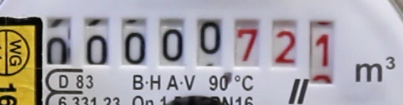
#> input picture Pres/counter.png, 403 x 105 px, found by its file name
$ python VideoFeedTest1.py   (older library calls are emulated)
#> lines starting #> are read from the running program, lines starting #| are printed output that depends on the picture; after the words box and inside, x2 and y2 are one past the last pixel; in counts of white or black regions, pixels touching at a corner belong together
import numpy as np
import cv2
import datetime

cap = cv2.VideoCapture(0) # my webcam

template = cv2.imread('counter.png',0)
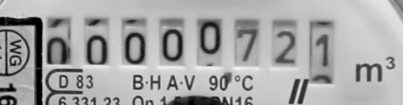
#> template: shape (105, 403); min 0, max 248, mean 165.4
template2 = cv2.imread('6OClock.png', 0)
template3 = cv2.imread('12OClock.png', 0)
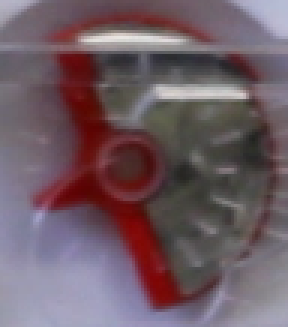
#> input picture Pres/12OClock.png, 96 x 109 px, found by its file name (shown 3 times larger)
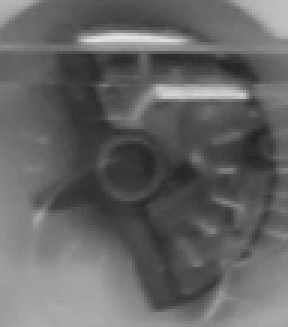
#> template3: shape (109, 96) (shown 3 times larger); min 34, max 231, mean 101
template4 = cv2.imread('3OClock.png', 0)
template5 = cv2.imread('9OClock.png', 0)

while(True):
    ret, frame = cap.read()
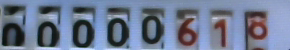
#> input picture Pres/test_numbersGainz.png, 290 x 50 px, given in place of the camera
#> frame is the input picture: shape (50, 290, 3); mean B, G, R 144.5, 120.5, 108.9
    img_gray = cv2.cvtColor(frame, cv2.COLOR_BGR2GRAY)
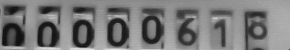
#> img_gray: shape (50, 290); min 15, max 226, mean 119.8

#Counter
    w, h = template.shape[::-1]
#> w = 403; h = 105

    res = cv2.matchTemplate(img_gray,template,cv2.TM_CCOEFF_NORMED)
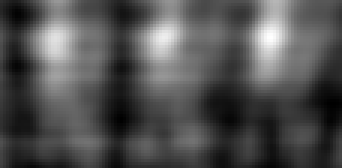
#> res: shape (56, 114) float32 (shown 3 times larger); min -0.123, max 0.413, mean 0.0466; drawn with min black and max white
    threshold = 0.4
    loc = np.where( res >= threshold)
#> loc = ([11, 11, 12, 12, 13, 13], [89, 90, 89, 90, 89, 90])
#6 O'Clock
    for pt in zip(*loc[::-1]):
        cv2.rectangle(frame, pt, (pt[0] + w, pt[1] + h), (0,255,255), 2)
#> this loop made 6 passes
#> pt on passes 1 to 6: (89, 11), (90, 11), (89, 12), (90, 12), (89, 13), (90, 13)
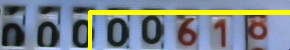
#> frame: shape (50, 290, 3); 7.92% of pixels changed, all inside (x1, y1, x2, y2) = (88, 10, 290, 50)

#> (the run stopped early here; a loop or call above may not have finished)
